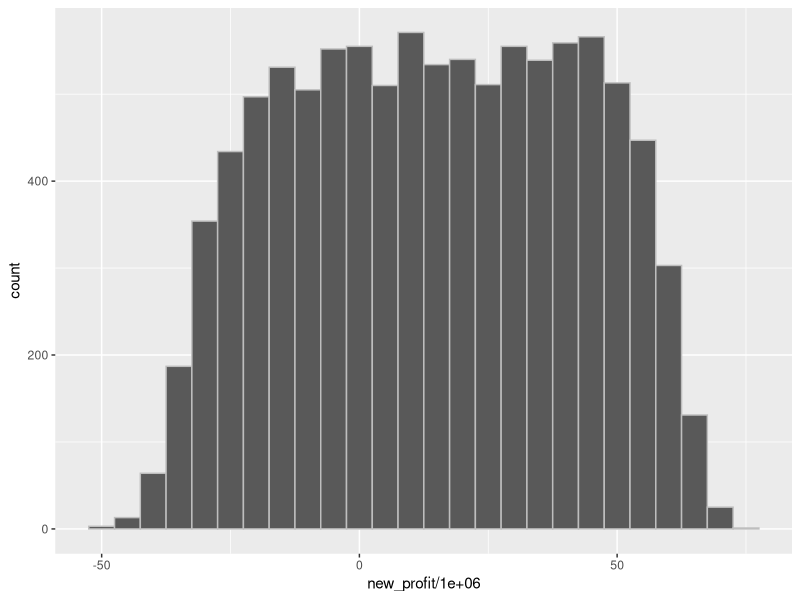

Write the R code that produced this figure.
# WHAT HAPPENS IF A EVENTS ALTERATES THE PROBABILITY OF DEFAULTING FOR
# EVERY LOAN

# We have interest r = 0.05, therefore the expected value for 180000 $ loan, 
# with a probability of going default at 4 %.
prob <- 0.04
n <- 100000
loss <- -200000
r <- 0.05

# earning on each loan
loss*prob + (r*180000)*(1-prob)
# we make 640$ on each loan given at 5% interest.

# calculating the SE
sqrt(0.04*0.96)*abs(loss-(0.05*180000))
# 40955

# calculating the number of loans required
ceiling((2.32**2)*(40955**2)/(640**2))
# we need 22041 loans

# let's calculate the total profit for 22041 loans
22041*640 # 14 million $

# let's run the monte carlo simulation for the same
B <- 10000
profit <- 0.05*180000
loss <- -200000
total_profit <- replicate(B, {
    draws <- sample(c(loss, profit), 22041, replace = TRUE, 
                    prob = c(0.04, 0.96))
    sum(draws)
})
mean(total_profit) # 13.9 million $
mean(total_profit < 0) # 0.01

# PROBABILITY OF GOING DEFAULT ARE NOT INDEPENDENT OF EACH OTHER, THERE ARE
# SITUATIONS WHERE THE PROBABILITY CHANGE
p <- 0.04
profit <- 0.05*180000
new_profit <- replicate(B, {
    new_p <- 0.04 + sample(seq(-0.01, 0.01, length = 100), 1)
    draws <- sample(c(loss, profit), 22041, replace = TRUE,
                    prob = c(new_p, (1-new_p)))
    sum(draws)
})
mean(new_profit) # the profit remains the same

# lets calculate the probability of default
mean(new_profit < 0)
# ITS A WHOPPING 30%, lets visualise it.

library(tidyverse)
library(ggplot2)
as.data.frame(new_profit) %>% ggplot(aes(new_profit/1000000)) + 
    geom_histogram(binwidth = 5, col='grey')

# AS WE CAN SEE THE DISTRIBUTION IS NO LONGER A NORMAL DISTRIBUTION, AND THE 
# PROBABILITY OF SEEING LESS THAN 0 PROFITS (GOING DEFAULTS) SUDDENLY 
# INCREASES WITH LITTLE VARIATION IN PROBABILITY.